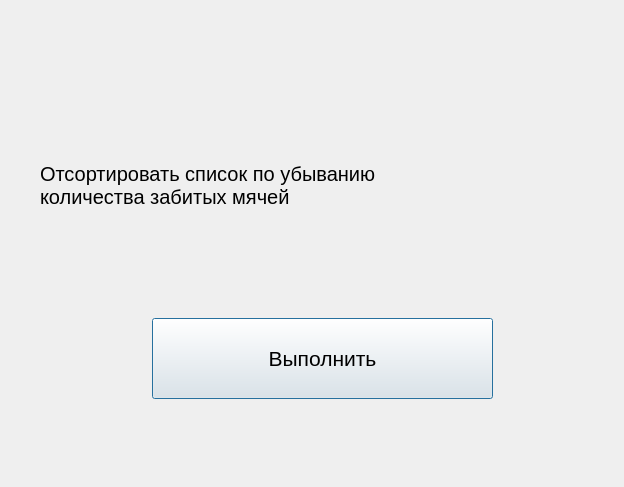
<?xml version="1.0" encoding="UTF-8"?>
<ui version="4.0">
 <class>Task3</class>
 <widget class="QDialog" name="Task3">
  <property name="geometry">
   <rect>
    <x>0</x>
    <y>0</y>
    <width>624</width>
    <height>487</height>
   </rect>
  </property>
  <property name="windowTitle">
   <string>Dialog</string>
  </property>
  <widget class="QLabel" name="label">
   <property name="geometry">
    <rect>
     <x>40</x>
     <y>40</y>
     <width>531</width>
     <height>291</height>
    </rect>
   </property>
   <property name="font">
    <font>
     <pointsize>15</pointsize>
    </font>
   </property>
   <property name="text">
    <string>Отсортировать список по убыванию
количества забитых мячей</string>
   </property>
  </widget>
  <widget class="QPushButton" name="pushButton">
   <property name="geometry">
    <rect>
     <x>152</x>
     <y>318</y>
     <width>341</width>
     <height>81</height>
    </rect>
   </property>
   <property name="font">
    <font>
     <pointsize>16</pointsize>
    </font>
   </property>
   <property name="text">
    <string>Выполнить</string>
   </property>
  </widget>
 </widget>
 <resources/>
 <connections/>
</ui>
